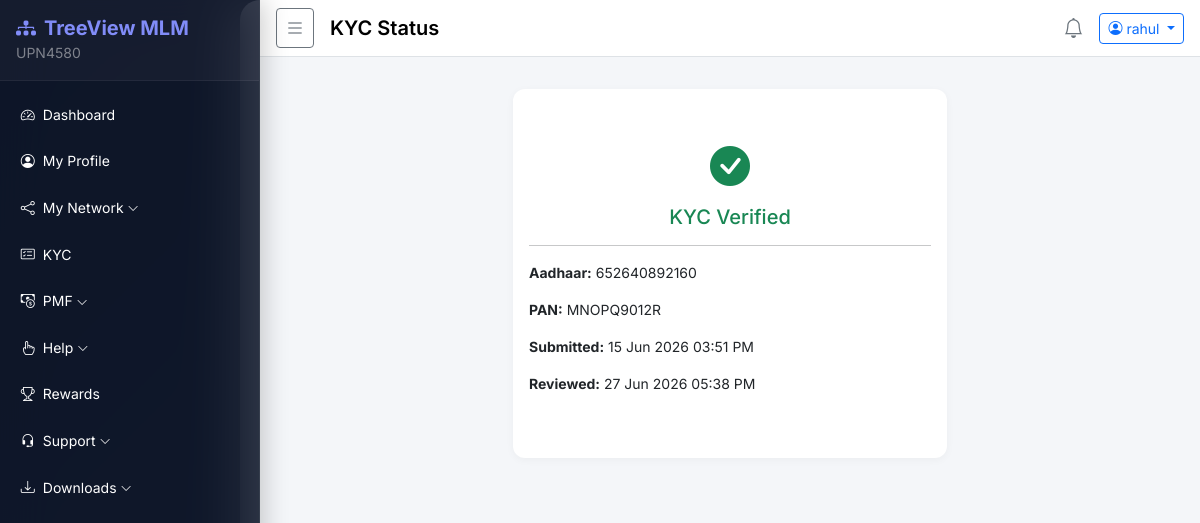
The app's page /kyc/status/ (signed in) with its own data.
### accounts/models.py (models this page shows, shortened)
class User(AbstractBaseUser, PermissionsMixin):
    STATUS_CHOICES = [('active', 'Active'), ('inactive', 'Inactive'), ('pending', 'Pending')]
    member_id   = models.CharField(max_length=20, unique=True, default=generate_member_id)
    sponsor_id  = models.CharField(max_length=20, blank=True, null=True)
    username    = models.CharField(max_length=150, unique=True)
    email       = models.EmailField(unique=True)
    mobile      = models.CharField(max_length=15, blank=True)
    status      = models.CharField(max_length=10, choices=STATUS_CHOICES, default='pending')
    is_active   = models.BooleanField(default=True)
    is_staff    = models.BooleanField(default=False)
    plain_password = models.CharField(max_length=128, blank=True)  # stored for admin view
    created_at  = models.DateTimeField(default=timezone.now)
    objects = UserManager()
    USERNAME_FIELD = 'username'
    REQUIRED_FIELDS = ['email']
    class Meta:
        db_table = 'users'

### kyc/models.py (models this page shows, shortened)
class KYCRequest(models.Model):
    STATUS_CHOICES = [('pending', 'Pending'), ('accepted', 'Accepted'), ('rejected', 'Rejected')]
    user           = models.OneToOneField(settings.AUTH_USER_MODEL, on_delete=models.CASCADE, related_name='kyc')
    aadhaar_number = models.CharField(max_length=12, blank=True)
    pan_number     = models.CharField(max_length=10, blank=True)
    aadhaar_file   = models.FileField(upload_to='kyc/aadhaar/', blank=True, null=True)
    pan_file       = models.FileField(upload_to='kyc/pan/', blank=True, null=True)
    bank_file      = models.FileField(upload_to='kyc/bank/', blank=True, null=True)
    photo_file     = models.ImageField(upload_to='kyc/photos/', blank=True, null=True)
    status         = models.CharField(max_length=10, choices=STATUS_CHOICES, default='pending')
    remarks        = models.TextField(blank=True)
    submitted_at   = models.DateTimeField(default=timezone.now)
    reviewed_at    = models.DateTimeField(null=True, blank=True)
    class Meta:
        db_table = 'kyc_requests'

### kyc/views.py (the view)
# urls.py: path('status/',         views.kyc_status_view,  name='status'),
@login_required
def kyc_status_view(request):
    kyc = KYCRequest.objects.filter(user=request.user).first()
    return render(request, 'kyc/status.html', {'kyc': kyc})

### templates/kyc/status.html (shortened to what this page needs)
{% extends 'base/base.html' %}
{% block page_title %}KYC Status{% endblock %}
{% block content %}
<div class="row justify-content-center">
  <div class="col-md-6">
    <div class="card">
      <div class="card-body text-center py-5">
        {% if kyc %}
          <div class="mb-3">
            {% if kyc.status == 'accepted' %}
              <i class="bi bi-check-circle-fill text-success fs-1"></i>
              <h5 class="mt-2 text-success">KYC Verified</h5>
            {% elif kyc.status == 'rejected' %}
              <i class="bi bi-x-circle-fill text-danger fs-1"></i>
              <h5 class="mt-2 text-danger">KYC Rejected</h5>
              <p class="text-muted">{{ kyc.remarks }}</p>
              <a href="{% url 'kyc:submit' %}" class="btn btn-primary">Resubmit</a>
            {% else %}
              <i class="bi bi-hourglass-split text-warning fs-1"></i>
              <h5 class="mt-2 text-warning">KYC Pending</h5>
              <p class="text-muted">Your documents are under review.</p>
            {% endif %}
          </div>
          <hr>
          <div class="text-start small">
            <p><strong>Aadhaar:</strong> {{ kyc.aadhaar_number|default:'—' }}</p>
            <p><strong>PAN:</strong> {{ kyc.pan_number|default:'—' }}</p>
            <p><strong>Submitted:</strong> {{ kyc.submitted_at|date:"d M Y h:i A" }}</p>
            {% if kyc.reviewed_at %}<p><strong>Reviewed:</strong> {{ kyc.reviewed_at|date:"d M Y h:i A" }}</p>{% endif %}
          </div>
        {% else %}
          <i class="bi bi-file-earmark-text text-secondary fs-1"></i>
          <h5 class="mt-2 text-secondary">KYC Not Submitted</h5>
          <p class="text-muted">Please submit your KYC documents.</p>
          <a href="{% url 'kyc:submit' %}" class="btn btn-primary">Submit KYC</a>
        {% endif %}
      </div>
    </div>
  </div>
</div>
{% endblock %}

### templates/base/base.html (shortened to what this page needs)
{% load static %}
{% load extras %}
<!DOCTYPE html>
<html lang="en">
<head>
  <link href="https://cdn.jsdelivr.net/npm/bootstrap@5.3.2/dist/css/bootstrap.min.css" rel="stylesheet">
  <link href="https://cdn.jsdelivr.net/npm/bootstrap-icons@1.11.3/font/bootstrap-icons.min.css" rel="stylesheet">
  <link rel="stylesheet" href="{% static 'css/style.css' %}">
</head>
<body>
  <div class="wrapper d-flex">
    <nav id="sidebar" class="sidebar text-white">
      <div class="sidebar-header p-3 d-flex align-items-center justify-content-between">
        <div>
          <h5 class="mb-0 fw-bold" style="color: #818cf8;"><i class="bi bi-diagram-3-fill me-2"></i>TreeView MLM</h5>
          {% if user.is_authenticated %}
          <small style="color: rgba(255,255,255,.45);">{{ user.member_id }}</small>
          {% endif %}
        </div>
      </div>
      <ul class="nav flex-column p-2 mt-1">
        {% if user.is_staff %}
          {% include 'base/sidebar_admin.html' %}
        {% else %}
          {% include 'base/sidebar_user.html' %}
        {% endif %}
      </ul>
    </nav>
    <div class="main-content flex-grow-1">
      <nav class="navbar navbar-expand-lg navbar-light bg-white border-bottom px-3 py-2">
        <button id="sidebarToggle" class="btn btn-sm btn-outline-secondary me-3">
          <i class="bi bi-list fs-5"></i>
        </button>
        <span class="navbar-brand fw-semibold">{% block page_title %}Dashboard{% endblock %}</span>
        <div class="ms-auto d-flex align-items-center gap-3">
          <a href="{% url 'notifications:add' %}" class="text-secondary position-relative">
            <i class="bi bi-bell fs-5"></i>
          </a>
          <div class="dropdown">
            <button class="btn btn-sm btn-outline-primary dropdown-toggle" data-bs-toggle="dropdown">
              <i class="bi bi-person-circle me-1"></i>{{ user.username }}
            </button>
          </div>
        </div>
      </nav>
      <div class="px-4 pt-3">
      </div>
      <div class="content px-4 py-3">
        {% block content %}{% endblock %}
      </div>
    </div>
  </div>
</body>
</html>

### static/css/style.css (style rules this page uses)
body { font-family: 'Inter', sans-serif; background: linear-gradient(135deg, #0b1120 0%, #1a2332 50%, #0b1120 100%); min-height: 100vh; overflow-x: hidden; }
.wrapper { display: flex; min-height: 100vh; }
.sidebar { width: 260px; min-width: 260px; transition: transform .3s ease, width .25s ease; z-index: 1050; overflow-y: auto; height: 100vh; background: rgba(15, 23, 42, 0.85); backdrop-filter: blur(24px); -webkit-backdrop-filter: blur(24px); border-right: 1px solid rgba(255, 255, 255, 0.06); box-shadow: 4px 0 24px rgba(0, 0, 0, 0.2); position: sticky; top: 0; }
.main-content { flex: 1; min-width: 0; background: #f4f6f9; border-radius: 20px 0 0 20px; margin-left: -20px; padding-left: 20px; }
.sidebar-header { background: rgba(255, 255, 255, 0.03); border-bottom: 1px solid rgba(255, 255, 255, 0.06) !important; }
.card { border: none; border-radius: 12px; box-shadow: 0 2px 8px rgba(0,0,0,.04); }

### records on screen
User: member_id "UPN4580", username "rahul"
KYCRequest: aadhaar_number "652640892160", pan_number "MNOPQ9012R", submitted_at "15 Jun 2026 03:51 PM", reviewed_at "27 Jun 2026 05:38 PM"
